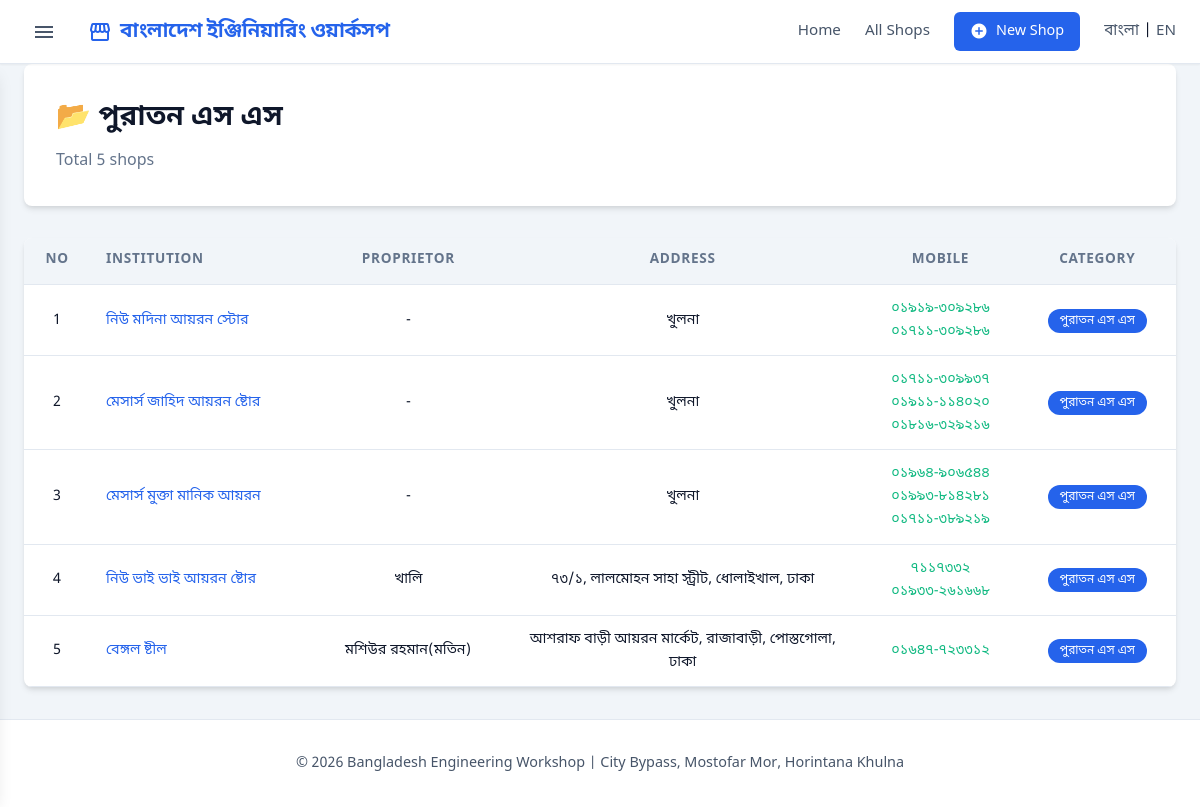
The page /category/3 on the database its author committed.
### database.py (models this page shows)
class Category(db.Model):
    __tablename__ = 'categories'
    id = db.Column(db.Integer, primary_key=True)
    name = db.Column(db.String(10000), nullable=False)
    name_english = db.Column(db.String(10000))
    shops = db.relationship('Shop', backref='category', lazy=True)
    def to_dict(self):
        return {
            'id': self.id,
            'name': self.name,
            'name_english': self.name_english
        }

class Shop(db.Model):
    __tablename__ = 'shops'
    id = db.Column(db.Integer, primary_key=True)
    category_id = db.Column(db.Integer, db.ForeignKey('categories.id'))
    serial_no = db.Column(db.String(5000))
    name = db.Column(db.String(20000))
    proprietor = db.Column(db.String(10000))
    address = db.Column(db.Text)
    mobile = db.Column(db.String(10000))
    transaction_status = db.Column(db.String(10000))
    whatsapp = db.Column(db.String(5000))
    email_web = db.Column(db.String(10000))
    products = db.Column(db.Text)
    created_at = db.Column(db.DateTime, default=datetime.datetime.now)
    updated_at = db.Column(db.DateTime, default=datetime.datetime.now, onupdate=datetime.datetime.now)
    def to_dict(self):
        return {
            'id': self.id,
            'category_id': self.category_id,
            'category_name': self.category.name if self.category else '',
            'category_name_english': self.category.name_english if self.category else '',
            'serial_no': self.serial_no,
            'name': self.name,
            'proprietor': self.proprietor,
            'address': self.address,
            'mobile': self.mobile,
            'transaction_status': self.transaction_status,
            'whatsapp': self.whatsapp,
            'email_web': self.email_web,
            'products': self.products,
            'created_at': self.created_at.isoformat() if self.created_at else None,
            'updated_at': self.updated_at.isoformat() if self.updated_at else None
        }

### app.py (the view)
@app.route('/category/<int:category_id>')
def category_shops(category_id):
    shops = db.get_shops_by_category(category_id)
    categories = db.get_all_categories()
    current_category = next((c for c in categories if c['id'] == category_id), None)
    return render_template('shop_list.html',
                         shops=shops,
                         categories=categories,
                         current_category=current_category,
                         page=1,
                         total_pages=1,
                         total=len(shops))

### app.py (called while the page is built)
def get_locale():
    if 'lang' in session:
        return session['lang']
    return request.accept_languages.best_match(['bn', 'en'])

@app.context_processor
def inject_categories():
    return dict(categories=db.get_all_categories())

### database.py (called while the page is built)
    def get_all_categories(self):
        cats = Category.query.order_by(Category.id).all()
        return [c.to_dict() for c in cats]

    def get_shops_by_category(self, category_id):
        shops = Shop.query.filter_by(category_id=category_id).order_by(Shop.id).all()
        return [s.to_dict() for s in shops]

### templates/shop_list.html (shortened to what this page needs)
{% extends 'base.html' %}
{% block content %}
<section class="page-header">
    <h1>
        {% if current_category %}
        📂 {{ current_category.name }}
        {% else %}
        🏪 {{ _('All Shops') }}
        {% endif %}
    </h1>
    <p>{{ _('Total') }} {{ total }} {{ _('shops') }}</p>
</section>
<section class="shops-section">
    {% if shops %}
    <div class="shops-table-container">
        <table class="shops-table">
            <thead>
                <tr>
                    <th>{{ _('No') }}</th>
                    <th>{{ _('Institution') }}</th>
                    <th>{{ _('Proprietor') }}</th>
                    <th>{{ _('Address') }}</th>
                    <th>{{ _('Mobile') }}</th>
                    <th>{{ _('Category') }}</th>
                </tr>
            </thead>
            <tbody>
                {% for shop in shops %}
                <tr>
                    <td>{{ loop.index + ((page-1) * 20) }}</td>
                    <td>
                        <a href="{{ url_for('shop_detail', shop_id=shop.id) }}" class="shop-link">
                            {{ shop.name }}
                        </a>
                    </td>
                    <td>{{ shop.proprietor or '-' }}</td>
                    <td>{{ shop.address or '-' }}</td>
                    <td>
                        {% if shop.mobile %}
                        {% for num in shop.mobile.split() %}
                        <div class="mobile-number">
                            <a href="tel:{{ num }}" class="mobile-link">{{ num }}</a>
                        </div>
                        {% endfor %}
                        {% else %}
                        -
                        {% endif %}
                    </td>
                    <td>
                        {% if shop.category_name %}
                        <a href="{{ url_for('category_shops', category_id=shop.category_id) }}" class="category-badge">
                            {{ shop.category_name }}
                        </a>
                        {% else %}
                        -
                        {% endif %}
                    </td>
                </tr>
                {% endfor %}
            </tbody>
        </table>
    </div>
    {% else %}
    <div class="no-results">
        <p>{{ _('No shops found.') }}</p>
        <a href="{{ url_for('index') }}" class="btn">{{ _('Back to Home') }}</a>
    </div>
    {% endif %}
</section>
{% endblock %}

### static/style.css (style rules this page uses)
:root { --primary: #2563eb; --primary-dark: #1e40af; --secondary: #64748b; --success: #10b981; --danger: #ef4444; --surface: #ffffff; --background: #f1f5f9; --text-main: #0f172a; --text-muted: #475569; --border: #e2e8f0; --dark: var(--text-main); --light: var(--background); --text-color: var(--text-main); --shadow-sm: 0 1px 2px 0 rgba(0, 0, 0, 0.05); --shadow: 0 4px 6px -1px rgba(0, 0, 0, 0.1), 0 2px 4px -1px rgba(0, 0, 0, 0.06); --shadow-lg: 0 10px 15px -3px rgba(0, 0, 0, 0.1); --radius: 8px; --radius-sm: 6px; --font-main: 'Noto Sans Bengali', system-ui, -apple-system, sans-serif; --transition: all 0.2s cubic-bezier(0.4, 0, 0.2, 1); }
* { margin: 0; padding: 0; box-sizing: border-box; }
body { font-family: var(--font-main); background-color: var(--background); color: var(--text-main); line-height: 1.6; min-height: 100vh; display: flex; flex-direction: column; }
.shops-section { margin: 2rem 0; }
.shops-table-container { overflow-x: auto; background: white; border-radius: var(--radius); box-shadow: var(--shadow); }
.shops-table { width: 100%; border-collapse: collapse; }
.shops-table th, .shops-table td { padding: 0.75rem 1rem; text-align: center; border-bottom: 1px solid var(--border); font-size: 0.9rem; vertical-align: middle; }
.shops-table th:nth-child(2), .shops-table td:nth-child(2) { text-align: left; }
.shops-table td { white-space: normal; word-wrap: break-word; max-width: 300px; }
.shops-table th { background: var(--light); font-weight: 600; color: var(--secondary); white-space: nowrap; font-size: 0.85rem; text-transform: uppercase; letter-spacing: 0.05em; }
.shop-link { color: var(--primary); text-decoration: none; font-weight: 500; }
.mobile-link { color: var(--success); text-decoration: none; direction: ltr; display: inline-block; }
.category-badge { background: var(--primary); color: white; padding: 0.25rem 0.75rem; border-radius: 50px; font-size: 0.75rem; text-decoration: none; white-space: nowrap; }
.page-header { background: white; padding: 2rem; border-radius: var(--radius); margin-bottom: 2rem; box-shadow: var(--shadow); }
.page-header h1 { font-size: 1.75rem; color: var(--dark); }
.page-header p { color: var(--secondary); margin-top: 0.5rem; }

### rows shown on the page
Category: name "পুরাতন এস এস", category_name "পুরাতন এস এস" "পুরাতন এস এস" "পুরাতন এস এস" "পুরাতন এস এস" "পুরাতন এস এস"
Shop: name "নিউ মদিনা আয়রন স্টোর", address "খুলনা"
Shop: name "মেসার্স জাহিদ আয়রন ষ্টোর", address "খুলনা"
Shop: name "মেসার্স মুক্তা মানিক আয়রন", address "খুলনা"
Shop: name "নিউ ভাই ভাই আয়রন ষ্টোর", proprietor "খালি", address "৭৩/১, লালমোহন সাহা স্ট্রীট, ধোলাইখাল, ঢাকা"
Shop: name "বেঙ্গল ষ্টীল", proprietor "মশিউর রহমান(মতিন)", address "আশরাফ বাড়ী আয়রন মার্কেট, রাজাবাড়ী, পোস্তগোলা, ঢাকা", mobile "০১৬৪৭-৭২৩৩১২"

### other values the page prints
{{ total }} "5"
{{ shop.proprietor or '-' }} "-" "-" "-"
{{ num }} "০১৯১৯-৩০৯২৮৬" "০১৭১১-৩০৯২৮৬" "০১৭১১-৩০৯৯৩৭" "০১৯১১-১১৪০২০" "০১৮১৬-৩২৯২১৬" "০১৯৬৪-৯০৬৫৪৪" "০১৯৯৩-৮১৪২৮১" "০১৭১১-৩৮৯২১৯" "৭১১৭৩৩২" "০১৯৩৩-২৬১৬৬৮"
